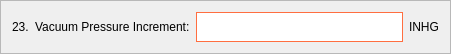
           <widget class="QFrame" name="frame_21">
            <property name="geometry">
             <rect>
              <x>60</x>
              <y>1020</y>
              <width>451</width>
              <height>51</height>
             </rect>
            </property>
            <property name="frameShape">
             <enum>QFrame::StyledPanel</enum>
            </property>
            <property name="frameShadow">
             <enum>QFrame::Raised</enum>
            </property>
            <layout class="QHBoxLayout" name="horizontalLayout_21">
             <item>
              <widget class="QLabel" name="label_55">
               <property name="styleSheet">
                <string notr="true">color: black;
font: 12pt &quot;Segoe UI&quot;;</string>
               </property>
               <property name="text">
                <string>23.</string>
               </property>
              </widget>
             </item>
             <item>
              <widget class="QLabel" name="label_56">
               <property name="styleSheet">
                <string notr="true">color: black;
font: 12pt &quot;Segoe UI&quot;;</string>
               </property>
               <property name="text">
                <string>Vacuum Pressure Increment:</string>
               </property>
              </widget>
             </item>
             <item>
              <widget class="QLineEdit" name="nombre_line_edit_18">
               <property name="minimumSize">
                <size>
                 <width>0</width>
                 <height>30</height>
                </size>
               </property>
               <property name="styleSheet">
                <string notr="true">background-color: white;
border: 1px solid #ff6e40;</string>
               </property>
              </widget>
             </item>
             <item>
              <widget class="QLabel" name="label_57">
               <property name="styleSheet">
                <string notr="true">color: black;
font: 12pt &quot;Segoe UI&quot;;</string>
               </property>
               <property name="text">
                <string>INHG</string>
               </property>
              </widget>
             </item>
            </layout>
           </widget>
